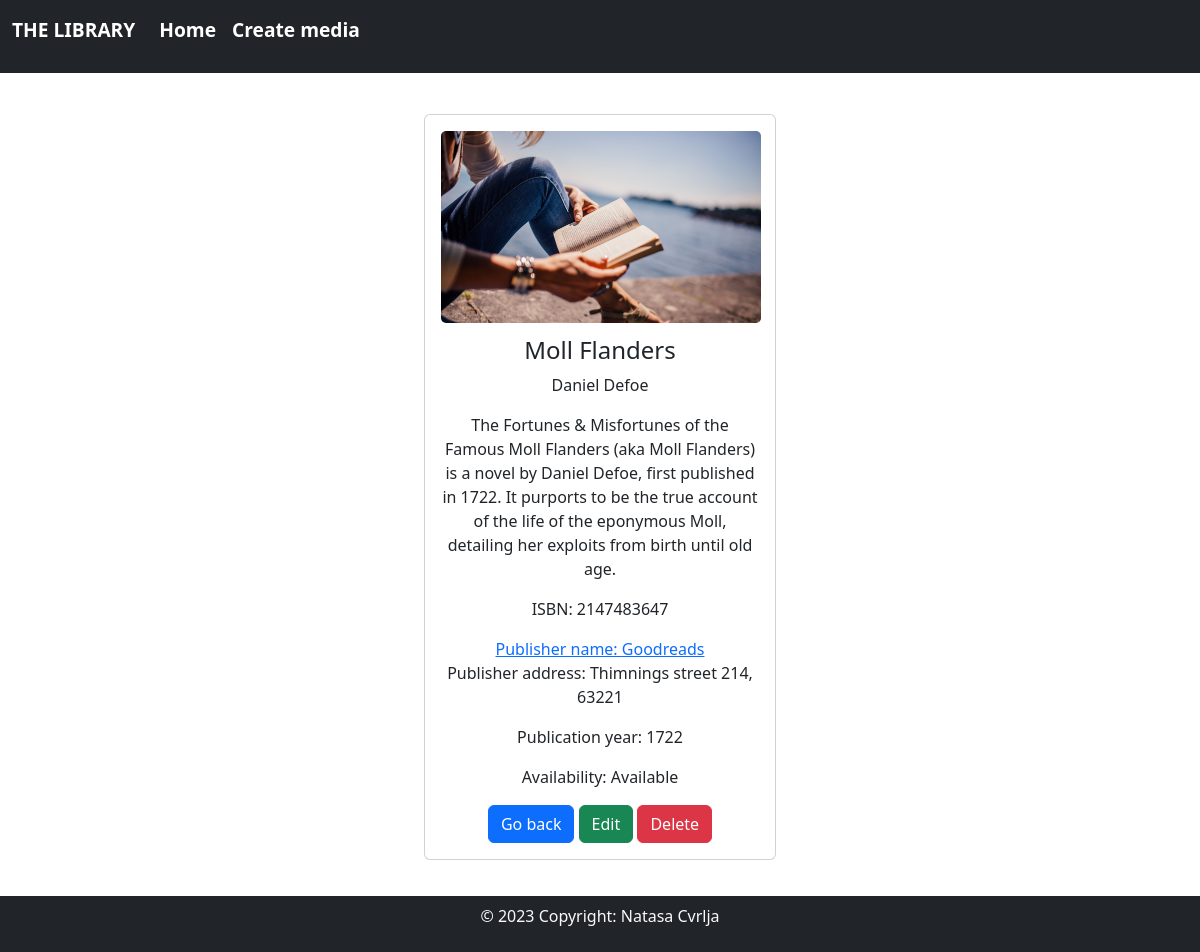
Page /details.php?id=5 on the committed database.
### tables this page shows
CREATE TABLE `library` (
  `id` int(11) NOT NULL,
  `title` varchar(225) NOT NULL,
  `image` varchar(200) NOT NULL,
  `isbn` int(30) NOT NULL,
  `type` varchar(225) NOT NULL,
  `short_description` varchar(250) NOT NULL,
  `author_firstName` varchar(50) NOT NULL,
  `author_lastName` varchar(50) NOT NULL,
  `publisher_name` varchar(50) NOT NULL,
  `publisher_addres` varchar(50) NOT NULL,
  `publisher_date` int(11) NOT NULL,
  `availability` enum('Available','Reserved') NOT NULL DEFAULT 'Available'
);

### details.php (the view, shortened to what this page needs)
<!DOCTYPE html>
<?php
    require_once "db_connect.php";
    $id = $_GET['id'];
    $sql = "SELECT * FROM library WHERE id = {$id}";
    $result = mysqli_query($connect, $sql);
    $row = mysqli_fetch_assoc($result);
    $body = "";
    $body .= "<div class='card' style='width: 22rem; text-align: center;'>
      <div class='card-body'>
      <div>
        <img class='card-img object-fit-cover' style='width: 20rem; height: 12rem;' src='images/{$row['image']}'>
        <h4 class='card-title' style='margin-top:4%'>{$row["title"]}</h4>
        <p class='card-text'>{$row["author_firstName"]}  {$row["author_lastName"]}</p>
        <p class='card-text'>{$row["short_description"]}</p>
        <p class='card-text'>ISBN: {$row["isbn"]}</p>
        <a class='card-text' href='publisher.php?publisher_name={$row['publisher_name']}'>Publisher name: {$row['publisher_name']}</a>
        <p class='card-text'>Publisher address: {$row["publisher_addres"]}</p>
        <p class='card-text'>Publication year: {$row["publisher_date"]}</p>
        <p class='card-text'>Availability: {$row["availability"]}</p>
        <a href='index.php' class='btn btn-primary'>Go back</a>
        <a href='update.php?id={$row["id"]}' class='btn btn-success'>Edit</a>
        <a href='delete.php?id={$row["id"]}' class='btn btn-danger'>Delete</a>
        </div>
      </div>
    </div>";
?>
<html lang="en">
<head>
    <link href="https://cdn.jsdelivr.net/npm/bootstrap@5.3.0/dist/css/bootstrap.min.css" rel="stylesheet">
</head>
<body>
<nav class="navbar navbar-expand-lg bg-dark fixed-top" style="padding-bottom: 20px; background-color: gray;">
  <div class="container-fluid">
    <a class="navbar-brand" href="#">The Library</a>
    <div class="collapse navbar-collapse" id="navbarNavDropdown">
      <ul class="navbar-nav">
        <li class="nav-item">
          <a class="nav-link active" aria-current="page" href="index.php">Home</a>
        </li>
        <li class="nav-item">
          <a class="nav-link active" href="create.php">Create media</a>
        </li>
      </ul>
    </div>
  </div>
</nav>
<div class="hero" style="margin-top: 90px">
  </div>
<div class="row rows-col-lg-3 rows-col-md-2 rows-col-sm-1">
    <?= $body ?>
</div>
<footer class="text-center" style="margin-top: 3%;">
    <div class="text-center text-light p-2 bg-dark">
    <p class="text-light"> © 2023 Copyright: Natasa Cvrlja</p>
    </div>
</footer>
</body>
</html>

### details.php (style rules this page uses)
.row { --bs-gutter-x: 0; display: flex; justify-content: space-around; gap: 10px; }
.navbar .nav-item .nav-link { font-size: larger; font-weight: bold; color: white; }
.navbar .navbar-brand { font-size: larger; font-weight: bold; text-transform: uppercase; color: white; }

### rows in the picture
library: image (picture), title "Moll Flanders", author_firstName "Daniel", author_lastName "Defoe", short_description "The Fortunes & Misfortunes of the Famous Moll Flanders (aka Moll Flanders) is a novel by Daniel Defoe, first published in 1722. It purports to be the true account of the life of the eponymous Moll, detailing her exploits from birth until old age.", isbn "2147483647", publisher_name "Goodreads", publisher_addres "Thimnings street 214, 63221", publisher_date "1722", availability "Available"
